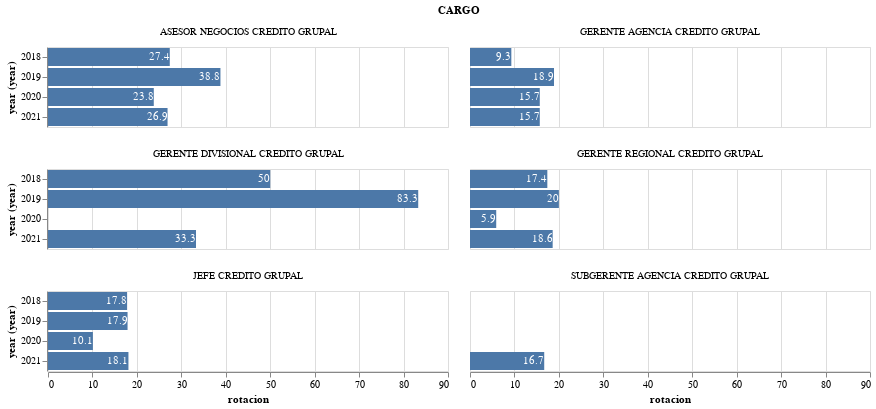

Notebook source saved alongside this figure:
### Markdown cell above
* Para verificar mi analisis hallo la rotacion anual acumulada por cargo - grupal
    * Gerentes divisionales tiene mayor rotacion, pero como vimos antes tienen poca cantidad de personas
    * Asesores de negocio son los segundos que tiene mayor rotacion y, como vimos antes, en cantidad de cesados son la mayoria de grupal

### Code cell
## group by anual GRUPAL
rot_cargo_g = rot_cargo[
    rot_cargo['PRODUCTO']=='GRUPAL'].groupby(
        by = ['year', 'PRODUCTO', 'CARGO'],
        as_index=False
        ).agg(
            rotacion = ('rotacion','sum')
        )
## Grafico
barras = alt.Chart(rot_cargo_g).mark_bar().encode(
    y = 'year(year):N',
    x = 'rotacion:Q'
)
texto = barras.mark_text(
    color = 'white',
    align = 'right'
).encode(
    text = alt.Text(
        'rotacion')
)

(barras+texto).facet(
    'CARGO',
    columns = 2
)

### Figure 1 — Vega-Lite specification as saved in the notebook (floating-point values rounded to 4 significant figures)
{"config": {"view": {"continuousWidth": 400, "continuousHeight": 300}}, "data": {"name": "data-e713b4581b8a410981e808dc05fccccb"}, "facet": {"type": "nominal", "field": "CARGO"}, "spec": {"layer": [{"mark": "bar", "encoding": {"x": {"type": "quantitative", "field": "rotacion"}, "y": {"type": "nominal", "field": "year", "timeUnit": "year"}}}, {"mark": {"type": "text", "align": "right", "color": "white"}, "encoding": {"text": {"type": "quantitative", "field": "rotacion"}, "x": {"type": "quantitative", "field": "rotacion"}, "y": {"type": "nominal", "field": "year", "timeUnit": "year"}}}]}, "columns": 2, "$schema": "https://vega.github.io/schema/vega-lite/v4.8.1.json", "datasets": {"data-e713b4581b8a410981e808dc05fccccb": [{"year": "2018-01-01T00:00:00", "PRODUCTO": "GRUPAL", "CARGO": "ASESOR NEGOCIOS CREDITO GRUPAL", "rotacion": 27.4}, {"year": "2018-01-01T00:00:00", "PRODUCTO": "GRUPAL", "CARGO": "GERENTE AGENCIA CREDITO GRUPAL", "rotacion": 9.3}, {"year": "2018-01-01T00:00:00", "PRODUCTO": "GRUPAL", "CARGO": "GERENTE DIVISIONAL CREDITO GRUPAL", "rotacion": 50.0}, {"year": "2018-01-01T00:00:00", "PRODUCTO": "GRUPAL", "CARGO": "GERENTE REGIONAL CREDITO GRUPAL", "rotacion": 17.4}, {"year": "2018-01-01T00:00:00", "PRODUCTO": "GRUPAL", "CARGO": "JEFE CREDITO GRUPAL", "rotacion": 17.8}, {"year": "2019-01-01T00:00:00", "PRODUCTO": "GRUPAL", "CARGO": "ASESOR NEGOCIOS CREDITO GRUPAL", "rotacion": 38.8}, {"year": "2019-01-01T00:00:00", "PRODUCTO": "GRUPAL", "CARGO": "GERENTE AGENCIA CREDITO GRUPAL", "rotacion": 18.9}, {"year": "2019-01-01T00:00:00", "PRODUCTO": "GRUPAL", "CARGO": "GERENTE DIVISIONAL CREDITO GRUPAL", "rotacion": 83.3}, {"year": "2019-01-01T00:00:00", "PRODUCTO": "GRUPAL", "CARGO": "GERENTE REGIONAL CREDITO GRUPAL", "rotacion": 20.0}, {"year": "2019-01-01T00:00:00", "PRODUCTO": "GRUPAL", "CARGO": "JEFE CREDITO GRUPAL", "rotacion": 17.9}, {"year": "2020-01-01T00:00:00", "PRODUCTO": "GRUPAL", "CARGO": "ASESOR NEGOCIOS CREDITO GRUPAL", "rotacion": 23.8}, {"year": "2020-01-01T00:00:00", "PRODUCTO": "GRUPAL", "CARGO": "GERENTE AGENCIA CREDITO GRUPAL", "rotacion": 15.7}, {"year": "2020-01-01T00:00:00", "PRODUCTO": "GRUPAL", "CARGO": "GERENTE REGIONAL CREDITO GRUPAL", "rotacion": 5.9}, {"year": "2020-01-01T00:00:00", "PRODUCTO": "GRUPAL", "CARGO": "JEFE CREDITO GRUPAL", "rotacion": 10.1}, {"year": "2021-01-01T00:00:00", "PRODUCTO": "GRUPAL", "CARGO": "ASESOR NEGOCIOS CREDITO GRUPAL", "rotacion": 26.9}, {"year": "2021-01-01T00:00:00", "PRODUCTO": "GRUPAL", "CARGO": "GERENTE AGENCIA CREDITO GRUPAL", "rotacion": 15.7}, {"year": "2021-01-01T00:00:00", "PRODUCTO": "GRUPAL", "CARGO": "GERENTE DIVISIONAL CREDITO GRUPAL", "rotacion": 33.3}, {"year": "2021-01-01T00:00:00", "PRODUCTO": "GRUPAL", "CARGO": "GERENTE REGIONAL CREDITO GRUPAL", "rotacion": 18.6}, {"year": "2021-01-01T00:00:00", "PRODUCTO": "GRUPAL", "CARGO": "JEFE CREDITO GRUPAL", "rotacion": 18.1}, {"year": "2021-01-01T00:00:00", "PRODUCTO": "GRUPAL", "CARGO": "SUBGERENTE AGENCIA CREDITO GRUPAL", "rotacion": 16.7}]}}
